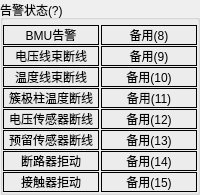
          <widget class="QGroupBox" name="G_AlmStatus_2">
           <property name="title">
            <string>告警状态(?)</string>
           </property>
           <layout class="QHBoxLayout" name="horizontalLayout_7">
            <property name="spacing">
             <number>2</number>
            </property>
            <property name="leftMargin">
             <number>0</number>
            </property>
            <property name="topMargin">
             <number>5</number>
            </property>
            <property name="rightMargin">
             <number>0</number>
            </property>
            <property name="bottomMargin">
             <number>0</number>
            </property>
            <item>
             <layout class="QVBoxLayout" name="verticalLayout_13">
              <property name="spacing">
               <number>1</number>
              </property>
              <item>
               <widget class="QLabel" name="bAlm0_2">
                <property name="frameShape">
                 <enum>QFrame::Box</enum>
                </property>
                <property name="text">
                 <string>BMU告警</string>
                </property>
                <property name="scaledContents">
                 <bool>false</bool>
                </property>
                <property name="alignment">
                 <set>Qt::AlignCenter</set>
                </property>
                <property name="wordWrap">
                 <bool>true</bool>
                </property>
               </widget>
              </item>
              <item>
               <widget class="QLabel" name="bAlm1_2">
                <property name="frameShape">
                 <enum>QFrame::Box</enum>
                </property>
                <property name="text">
                 <string>电压线束断线</string>
                </property>
                <property name="alignment">
                 <set>Qt::AlignCenter</set>
                </property>
                <property name="wordWrap">
                 <bool>true</bool>
                </property>
               </widget>
              </item>
              <item>
               <widget class="QLabel" name="bAlm2_2">
                <property name="frameShape">
                 <enum>QFrame::Box</enum>
                </property>
                <property name="text">
                 <string>温度线束断线</string>
                </property>
                <property name="alignment">
                 <set>Qt::AlignCenter</set>
                </property>
                <property name="wordWrap">
                 <bool>true</bool>
                </property>
               </widget>
              </item>
              <item>
               <widget class="QLabel" name="bAlm3_2">
                <property name="frameShape">
                 <enum>QFrame::Box</enum>
                </property>
                <property name="text">
                 <string>簇极柱温度断线</string>
                </property>
                <property name="alignment">
                 <set>Qt::AlignCenter</set>
                </property>
                <property name="wordWrap">
                 <bool>true</bool>
                </property>
               </widget>
              </item>
              <item>
               <widget class="QLabel" name="bAlm4_2">
                <property name="frameShape">
                 <enum>QFrame::Box</enum>
                </property>
                <property name="text">
                 <string>电压传感器断线</string>
                </property>
                <property name="alignment">
                 <set>Qt::AlignCenter</set>
                </property>
                <property name="wordWrap">
                 <bool>true</bool>
                </property>
               </widget>
              </item>
              <item>
               <widget class="QLabel" name="bAlm5_2">
                <property name="frameShape">
                 <enum>QFrame::Box</enum>
                </property>
                <property name="text">
                 <string>预留传感器断线</string>
                </property>
                <property name="alignment">
                 <set>Qt::AlignCenter</set>
                </property>
                <property name="wordWrap">
                 <bool>true</bool>
                </property>
               </widget>
              </item>
              <item>
               <widget class="QLabel" name="bAlm6_2">
                <property name="frameShape">
                 <enum>QFrame::Box</enum>
                </property>
                <property name="text">
                 <string>断路器拒动</string>
                </property>
                <property name="alignment">
                 <set>Qt::AlignCenter</set>
                </property>
                <property name="wordWrap">
                 <bool>true</bool>
                </property>
               </widget>
              </item>
              <item>
               <widget class="QLabel" name="bAlm7_2">
                <property name="frameShape">
                 <enum>QFrame::Box</enum>
                </property>
                <property name="text">
                 <string>接触器拒动</string>
                </property>
                <property name="alignment">
                 <set>Qt::AlignCenter</set>
                </property>
                <property name="wordWrap">
                 <bool>true</bool>
                </property>
               </widget>
              </item>
             </layout>
            </item>
            <item>
             <layout class="QVBoxLayout" name="verticalLayout_14">
              <property name="spacing">
               <number>1</number>
              </property>
              <item>
               <widget class="QLabel" name="bAlm8_2">
                <property name="frameShape">
                 <enum>QFrame::Box</enum>
                </property>
                <property name="text">
                 <string>备用(8)</string>
                </property>
                <property name="alignment">
                 <set>Qt::AlignCenter</set>
                </property>
               </widget>
              </item>
              <item>
               <widget class="QLabel" name="bAlm9_2">
                <property name="frameShape">
                 <enum>QFrame::Box</enum>
                </property>
                <property name="text">
                 <string>备用(9)</string>
                </property>
                <property name="alignment">
                 <set>Qt::AlignCenter</set>
                </property>
               </widget>
              </item>
              <item>
               <widget class="QLabel" name="bAlm10_2">
                <property name="frameShape">
                 <enum>QFrame::Box</enum>
                </property>
                <property name="text">
                 <string>备用(10)</string>
                </property>
                <property name="alignment">
                 <set>Qt::AlignCenter</set>
                </property>
               </widget>
              </item>
              <item>
               <widget class="QLabel" name="bAlm11_2">
                <property name="frameShape">
                 <enum>QFrame::Box</enum>
                </property>
                <property name="text">
                 <string>备用(11)</string>
                </property>
                <property name="alignment">
                 <set>Qt::AlignCenter</set>
                </property>
               </widget>
              </item>
              <item>
               <widget class="QLabel" name="bAlm12_2">
                <property name="frameShape">
                 <enum>QFrame::Box</enum>
                </property>
                <property name="text">
                 <string>备用(12)</string>
                </property>
                <property name="alignment">
                 <set>Qt::AlignCenter</set>
                </property>
               </widget>
              </item>
              <item>
               <widget class="QLabel" name="bAlm13_2">
                <property name="frameShape">
                 <enum>QFrame::Box</enum>
                </property>
                <property name="text">
                 <string>备用(13)</string>
                </property>
                <property name="alignment">
                 <set>Qt::AlignCenter</set>
                </property>
               </widget>
              </item>
              <item>
               <widget class="QLabel" name="bAlm14_2">
                <property name="frameShape">
                 <enum>QFrame::Box</enum>
                </property>
                <property name="text">
                 <string>备用(14)</string>
                </property>
                <property name="alignment">
                 <set>Qt::AlignCenter</set>
                </property>
               </widget>
              </item>
              <item>
               <widget class="QLabel" name="bAlm15_2">
                <property name="frameShape">
                 <enum>QFrame::Box</enum>
                </property>
                <property name="text">
                 <string>备用(15)</string>
                </property>
                <property name="alignment">
                 <set>Qt::AlignCenter</set>
                </property>
               </widget>
              </item>
             </layout>
            </item>
           </layout>
          </widget>
